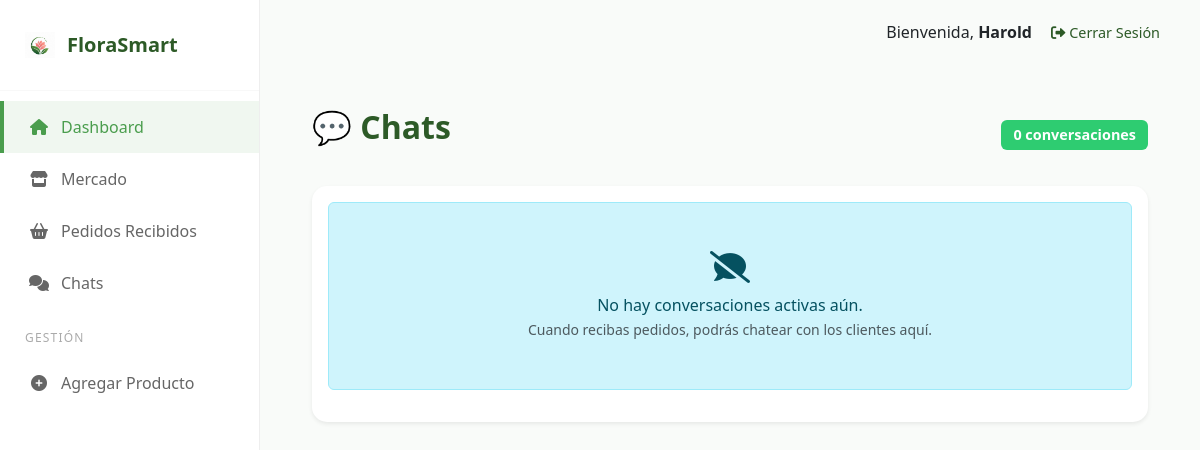
Before: /chats/ (signed in) with the older database file.
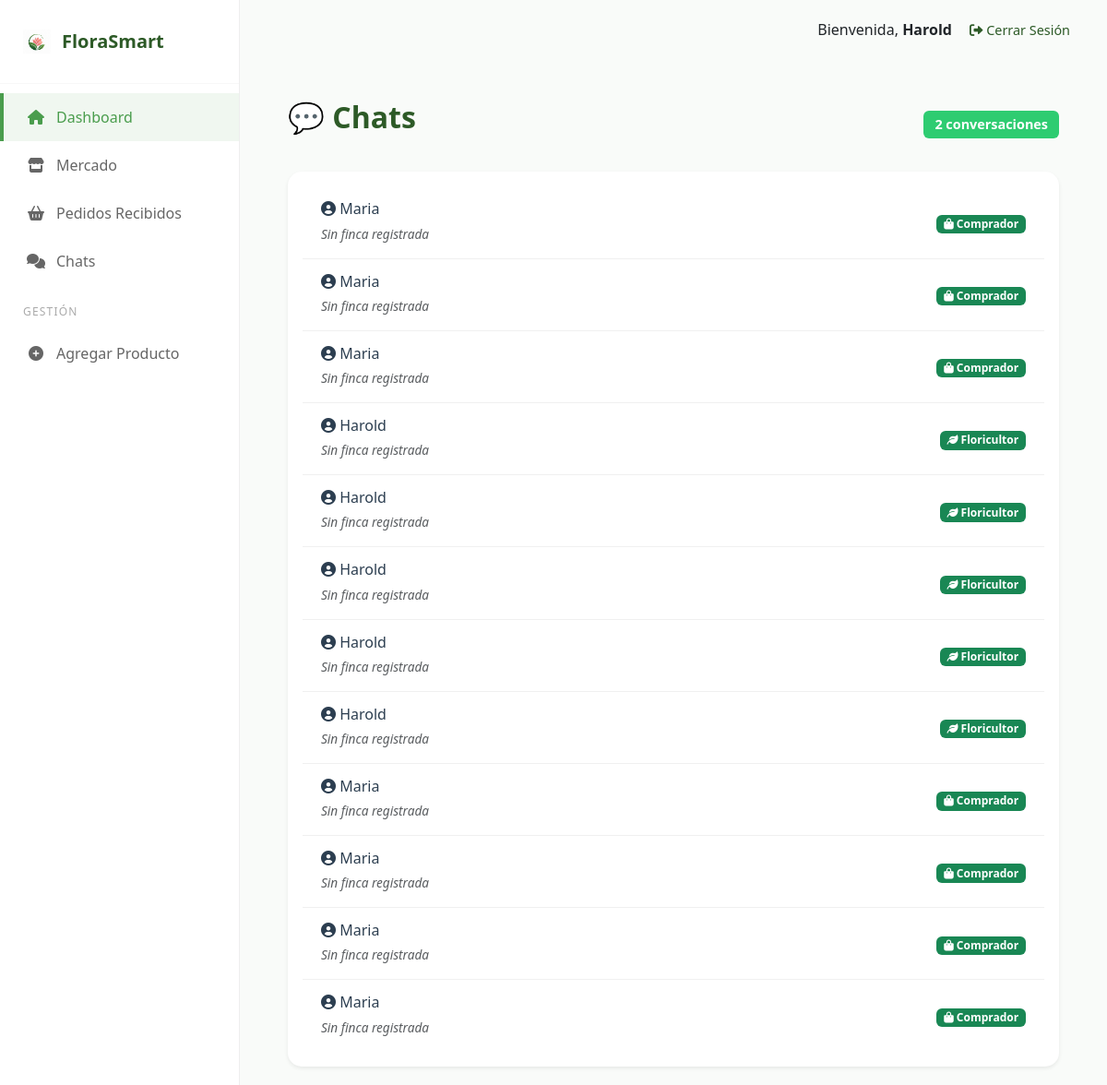
After: the same page with the newer database file.
### usuarios/models.py (models this page shows, shortened)
class Usuario(AbstractUser):
    ROLES = (
        ('floricultor', 'Floricultor / Productor'),
        ('comprador_b2b', 'Comprador Mayorista (B2B)'),
        ('comprador_b2c', 'Cliente Final (B2C)'),
    )
    email = models.EmailField(unique=True)
    rol = models.CharField(max_length=20, choices=ROLES, default='comprador_b2c')
    nombre_empresa_o_finca = models.CharField(max_length=100, blank=True, null=True)
    groups = models.ManyToManyField(
        Group,
        related_name="usuario_set",
        blank=True,
    )
    user_permissions = models.ManyToManyField(
        Permission,
        related_name="usuario_permissions_set",
        blank=True,
    )

### usuarios/views.py (the view)
# urls.py: path('chats/', views.lista_chats_view, name='lista_chats'),
@login_required
def lista_chats_view(request):
    if request.user.rol == 'floricultor':
        usuarios_chat = Usuario.objects.filter(
            mis_pedidos_realizados__producto__floricultor=request.user
        ).distinct().order_by('-mis_pedidos_realizados__fecha_pedido')
    else:
        usuarios_chat = Usuario.objects.filter(
            mis_productos__pedidos_del_producto__cliente=request.user,
            rol='floricultor'
        ).distinct().order_by('-mis_productos__pedidos_del_producto__fecha_pedido')
    contexto = {
        'usuarios': usuarios_chat,
        'titulo': 'Chats'
    }
    return render(request, 'lista_chats.html', contexto)

### templates/lista_chats.html (shortened to what this page needs)
{% extends 'base.html' %}
{% load static %}
{% block content %}
<div class="container mt-4">
    <div class="d-flex justify-content-between align-items-center mb-4">
        <h2 class="fw-bold text-success">💬 {{ titulo }}</h2>
        <span class="badge bg-primary">{{ usuarios.count }} conversaciones</span>
    </div>
    <div class="card card-chats shadow-sm">
        <div class="card-body">
            {% if usuarios %}
                <div class="list-group">
                    {% for usuario in usuarios %}
                        <a href="{% url 'chat' usuario.id %}" class="list-group-item list-group-item-action chat-item">
                            <div class="d-flex align-items-center justify-content-between">
                                <div>
                                    <h6 class="mb-1">
                                        <i class="fas fa-user-circle"></i>
                                        {{ usuario.get_full_name|default:usuario.username }}
                                    </h6>
                                    <small class="text-muted">
                                        {% if usuario.nombre_empresa_o_finca %}
                                            {{ usuario.nombre_empresa_o_finca }}
                                        {% else %}
                                            <em>Sin finca registrada</em>
                                        {% endif %}
                                    </small>
                                </div>
                                <div class="text-end">
                                    <span class="badge bg-success">
                                        {% if usuario.rol == 'floricultor' %}
                                            <i class="fas fa-leaf"></i> Floricultor
                                        {% else %}
                                            <i class="fas fa-shopping-bag"></i> Comprador
                                        {% endif %}
                                    </span>
                                </div>
                            </div>
                        </a>
                    {% endfor %}
                </div>
            {% else %}
                <div class="alert alert-info text-center py-5">
                    <i class="fas fa-comment-slash" style="font-size: 2rem; margin-bottom: 10px;"></i>
                    <p class="mb-0">No hay conversaciones activas aún.</p>
                    <small class="text-muted">
                        {% if request.user.rol == 'floricultor' %}
                            Cuando recibas pedidos, podrás chatear con los clientes aquí.
                        {% else %}
                            Realiza un pedido para poder chatear con el vendedor.
                        {% endif %}
                    </small>
                </div>
            {% endif %}
        </div>
    </div>
</div>
{% endblock %}

### templates/base.html (shortened to what this page needs)
{% load static %}
<!DOCTYPE html>
<html lang="es">
<head>
    <link rel="stylesheet" href="{% static 'css/style.css' %}">
    <link href="https://cdn.jsdelivr.net/npm/bootstrap@5.3.0/dist/css/bootstrap.min.css" rel="stylesheet">
    <link rel="stylesheet" href="https://cdnjs.cloudflare.com/ajax/libs/font-awesome/6.0.0/css/all.min.css">
</head>
<body>
    <div class="market-layout">
        <aside class="market-sidebar">
            <div class="sidebar-brand">
                <img src="{% static 'images/logo.png' %}" alt="Logo FloraSmart" class="sidebar-logo">
                <a href="{% url 'home' %}" class="sidebar-brand-name">FloraSmart</a>
            </div>
            <nav class="nav-menu">
                <a href="{% url 'home' %}" class="sidebar-link active">
                    <i class="fas fa-home"></i>
                    <span>Dashboard</span>
                </a>
                <a href="{% url 'mercado' %}" class="sidebar-link">
                    <i class="fas fa-store"></i>
                    <span>Mercado</span>
                </a>
                <a href="{% url 'mis_pedidos' %}" class="sidebar-link">
                    <i class="fas fa-shopping-basket"></i>
                    <span>{% if user.rol == 'floricultor' %}Pedidos Recibidos{% else %}Mis Pedidos{% endif %}</span>
                </a>
                <a href="{% url 'lista_chats' %}" class="sidebar-link">
                    <i class="fas fa-comments"></i>
                    <span>Chats</span>
                </a>
                {% if user.rol == 'floricultor' %}
                    <div class="sidebar-section-title">Gestión</div>
                    <a href="{% url 'agregar_producto' %}" class="sidebar-link">
                        <i class="fas fa-plus-circle"></i>
                        <span>Agregar Producto</span>
                    </a>
                {% endif %}
            </nav>
        </aside>
        <main class="main-content">
            <header class="top-user-bar">
                <div class="user-info">
                    {% if user.is_authenticated %}
                        <span>Bienvenida, <strong>{{ user.username }}</strong></span>
                        <a href="{% url 'logout' %}" class="logout-link" style="margin-left: 15px; color: #2d5a27; text-decoration: none; font-size: 0.9rem;">
                            <i class="fas fa-sign-out-alt"></i> Cerrar Sesión
                        </a>
                    {% endif %}
                </div>
            </header>
            <section class="container-fluid">
                {% block content %}
                {% endblock %}
            </section>
        </main>
    </div>
</body>
</html>

Changed rows visible on the page:
now on one of the page's lists (row edited): Usuario: get_full_name "Harold"
now on this page (row edited): Usuario: get_full_name "Maria", nombre_empresa_o_finca "Sin finca registrada", rol "comprador_b2c" (drawn)
Other visible differences:
{{ usuarios.count }}: "0" → "2"
text no longer shown: "No hay conversaciones activas aún. Cuando recibas pedidos, podrás chatear con los clientes aquí."
